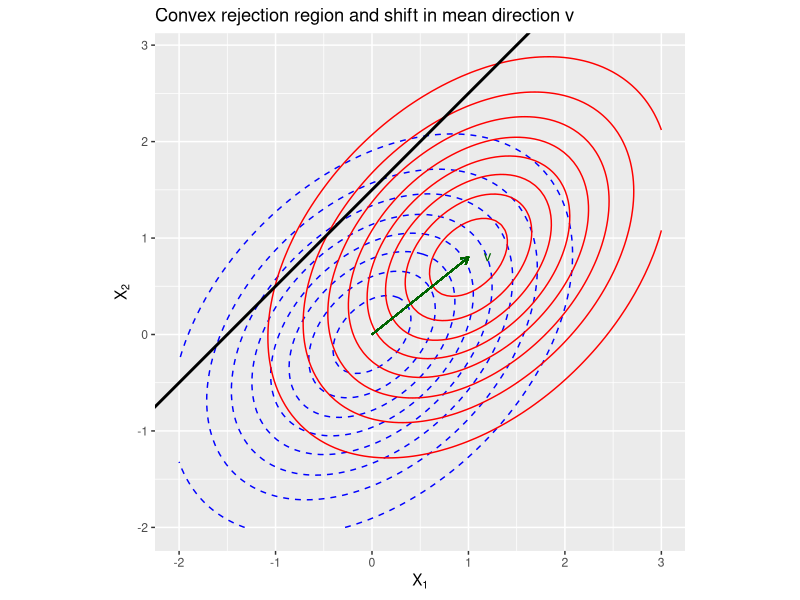

This figure's R source:
library(ggplot2)
Sigma <- matrix(c(1,0.4,0.4,1),2,2)
mu0 <- c(0,0)
mu1 <- c(1,0.8)
v <- mu1 - mu0

# grid
x1 <- seq(-2, 3, length.out=100)
x2 <- seq(-2, 3, length.out=100)
grid <- expand.grid(x1=x1, x2=x2)
dens0 <- mvtnorm::dmvnorm(grid, mu0, Sigma)
dens1 <- mvtnorm::dmvnorm(grid, mu1, Sigma)

grid$dens0 <- dens0
grid$dens1 <- dens1

ggplot(grid, aes(x1, x2)) +
  geom_contour(aes(z=dens0), color="blue", linetype="dashed") +
  geom_contour(aes(z=dens1), color="red") +
  geom_abline(slope=1, intercept=1.5, color="black", lwd=1) +
  geom_segment(aes(x=mu0[1], y=mu0[2], xend=mu1[1], yend=mu1[2]),
               arrow=arrow(length=unit(0.2,"cm")), color="darkgreen") +
  annotate("text", x=1.2, y=0.8, label=expression(v), color="darkgreen") +
  coord_fixed() +
  labs(x=expression(X[1]), y=expression(X[2]),
       title="Convex rejection region and shift in mean direction v")
